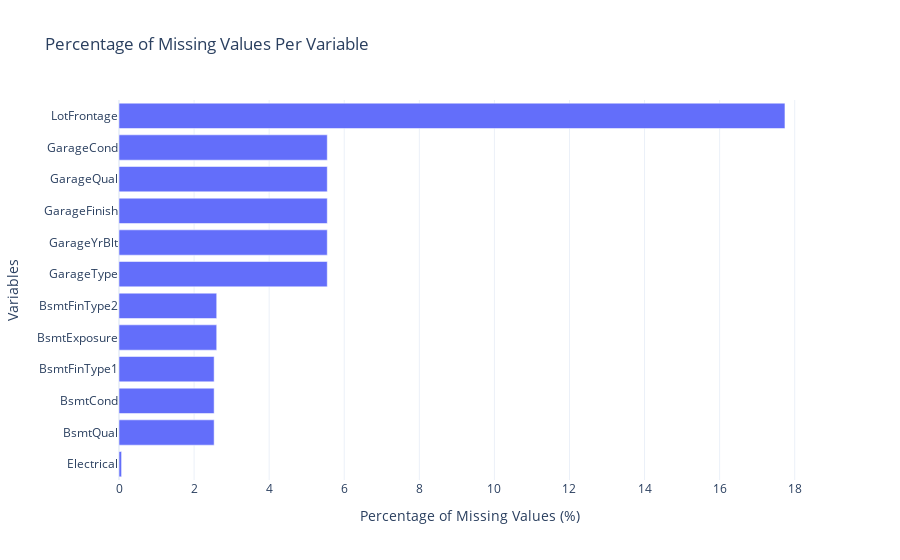

Notebook cell for this chart:
### Markdown cell above
#### Looking the remaining columns with missing values

### Code cell
# Calculate percentage of missing values
missing_percentage = (train_cleaned.isnull().sum() / len(train_cleaned)) * 100
missing_percentage = missing_percentage[missing_percentage > 0]

# Convert to DataFrame for visualization
missing_df = missing_percentage.reset_index()
missing_df.columns = ['Variable', 'Missing Percentage']

# Plot the missing values as a vertical bar chart
fig = px.bar(
    missing_df.sort_values(by='Missing Percentage', ascending=True),
    x='Missing Percentage',
    y='Variable',
    orientation='h',
    title='Percentage of Missing Values Per Variable',
    labels={'Missing Percentage': 'Missing Percentage (%)', 'Variable': 'Variable'},
    template='plotly_white'
)

fig.update_layout(xaxis_title="Percentage of Missing Values (%)", yaxis_title="Variables")
fig.show()

### Figure 1 — Plotly figure (JSON) as saved in the notebook; plotly's stock layout.template omitted (floating-point values rounded to 4 significant figures)
{"data": [{"alignmentgroup": "True", "hovertemplate": "Missing Percentage (%)=%{x}<br>Variable=%{y}<extra></extra>", "legendgroup": "", "marker": {"color": "#636efa", "pattern": {"shape": ""}}, "name": "", "offsetgroup": "", "orientation": "h", "showlegend": false, "textposition": "auto", "type": "bar", "x": [0.06849, 2.534, 2.534, 2.534, 2.603, 2.603, 5.548, 5.548, 5.548, 5.548, 5.548, 17.74], "xaxis": "x", "y": ["Electrical", "BsmtQual", "BsmtCond", "BsmtFinType1", "BsmtExposure", "BsmtFinType2", "GarageType", "GarageYrBlt", "GarageFinish", "GarageQual", "GarageCond", "LotFrontage"], "yaxis": "y"}], "layout": {"barmode": "relative", "legend": {"tracegroupgap": 0}, "title": {"text": "Percentage of Missing Values Per Variable"}, "xaxis": {"anchor": "y", "domain": [0, 1], "title": {"text": "Percentage of Missing Values (%)"}}, "yaxis": {"anchor": "x", "domain": [0, 1], "title": {"text": "Variables"}}}}
